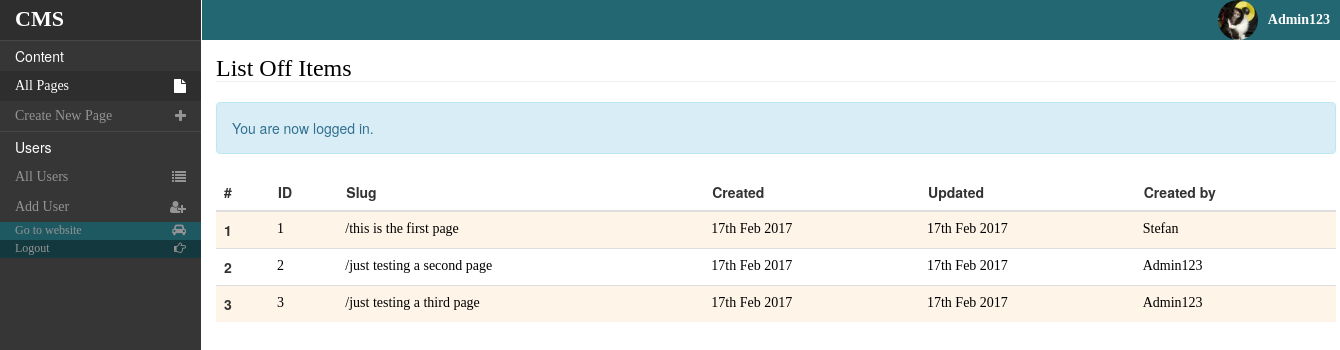
The app's page /admin/page/items.php (signed in) with its own data.
### tables this page shows
CREATE TABLE `users` (
  `id` int(11) NOT NULL,
  `name` varchar(50) NOT NULL,
  `last_name` varchar(50) NOT NULL,
  `username` varchar(50) NOT NULL,
  `img` varchar(200) DEFAULT NULL,
  `password` varchar(64) NOT NULL,
  `salt` varchar(32) NOT NULL,
  `joined` datetime DEFAULT NULL
);

CREATE TABLE `articles` (
  `id` int(11) NOT NULL,
  `title` varchar(50) NOT NULL,
  `body` text NOT NULL,
  `subtitle` varchar(200) NOT NULL,
  `slug` varchar(50) NOT NULL,
  `img` varchar(100) NOT NULL,
  `user_id` int(11) NOT NULL,
  `created` timestamp NOT NULL DEFAULT CURRENT_TIMESTAMP ON UPDATE CURRENT_TIMESTAMP,
  `updated` date DEFAULT NULL
);

### app/classes/DB.php (called while the page is built, shortened)
<?php
class DB{
    public $_db;
    private $_results = null;
    private static $_instance = null;
    public function __construct(){
        try{
            $this->_db = new PDO('mysql:host='.config('mysql','host').'; dbname='.config('mysql', 'dbname'), config('mysql', 'username'), config('mysql', 'password'));
        } catch(PDOException $e){
            echo $e->getMessage();
        }
    }
    public static function getInstance(){
        if(!(isset(self::$_instance))){
            self::$_instance = new DB();
        }
        return self::$_instance;
    }
    public function bind($prepare, $fields){
        if(!is_assoc($fields)){
            $i = 0;
            foreach($fields as $value){
                $prepare->bindValue($fields[$i], $fields[$i+2]);
            }
        }else{
            foreach($fields as $key=>$value){
                $prepare->bindValue($key, $value);
            }
        }
    }
    public function query($table, $fields = null){
        if($fields){
            if(!is_assoc($fields)){
                $key = $fields[0];
                $operator = $fields[1];
                $query = "SELECT * FROM {$table} WHERE {$key} {$operator} :$key";
            }
        }elseif(str_word_count($table) == 1){
            $query = "SELECT * FROM {$table}";
        }else{
            $query = $table;
        }
        $prepare = $this->_db->prepare($query);
        return $prepare;
    }
    public function get($table, $fields = null){
        $prepared = $this->query($table, $fields);
        if($fields){
            $this->bind($prepared, $fields);
        }
        $prepared->execute();
        $this->_results = $prepared->fetchAll(PDO::FETCH_OBJ);
        return $this;
    }
    public function results(){
        return $this->_results;
    }
    public function first(){
        return $this->_results[0];
    }
}

### app/classes/Session.php (called while the page is built, shortened)
<?php
class Session{
    public static function exists($name){
        return isset($_SESSION[config('session', $name)]) ? true : false;
    }
    public static function get($name){
        return $_SESSION[config('session', $name)];
    }
}

### app/classes/User.php (called while the page is built, shortened)
<?php
class User{
    private $_db;
    public function __construct(){
        $this->_db = DB::getInstance();
    }
    public function getAvatar($id){
        $profile = $this->_db->get('users', array('id', '=', $id));
        if($profile->first()->img){
            $im = str_replace('../', '', $profile->first()->img);
            return APP_URL . $im;
        }else{
            return "https://www.gravatar.com/avatar/?d=mm";
        }
    }
}

### app/classes/Date_Time.php (called while the page is built)
<?php
class Date_Time extends DateTime{
    public static function get($value){
        if($value){
            $value = new DateTime($value);
            return $value->format('jS M Y');
        }
        return false;
    }
}

### admin/page/items.php (the view, shortened to what this page needs)
<?php require_once '../../app/init.php'; require_once '../parts/header.php';
$articles = DB::getInstance()->get('articles');
$i = 1;
?>
    <h3 class="title">List Off Items</h3>
    <hr>
    <table class="table items-table">
        <thead>
        <tr>
            <th>#</th>
            <th>ID</th>
            <th>Slug</th>
            <th>Created</th>
            <th>Updated</th>
            <th>Created by</th>
        </tr>
        </thead>
        <tbody>
        <?php foreach($articles->results() as $result): ?>
            <tr>
                <th scope="row"><?php echo $i; ?></th>
                <td><a href="update.php?id=<?php echo $result->id; ?>"><?php echo $result->id; ?></a></td>
                <td><a href="update.php?id=<?php echo $result->id; ?>"><?php echo "/" . $result->slug; ?></a></td>
                <td><a href="update.php?id=<?php echo $result->id; ?>"><?php echo Date_Time::get($result->created); ?></a></td>
                <td><a href="update.php?id=<?php echo $result->id; ?>"><?php echo Date_Time::get($result->updated); ?></a></td>
                <?php $user = DB::getInstance()->get('users', array('id', '=', $result->user_id)); ?>
                <td><a href="update.php?id=<?php echo $result->id; ?>"><?php echo $user->first()->username; ?></a></td>
            </tr>
            <?php $i++;; ?>
        <?php endforeach; ?>
        </tbody>
    </table>
<?php require_once '../parts/footer.php'; ?>

### admin/parts/header.php (shortened to what this page needs)
<!DOCTYPE html>
<html>
<head>
    <link rel="stylesheet" href="<?php echo APP_URL . "app/css/style.css" ?>">
    <link rel="stylesheet" href="https://maxcdn.bootstrapcdn.com/bootstrap/3.3.7/css/bootstrap.min.css">
    <link rel="stylesheet" href="<?php echo APP_URL . "app/font-awesome/css/font-awesome.min.css" ?>">
    <link rel="stylesheet" href="<?php echo APP_URL . "app/js/jquery-ui/jquery-ui.css" ?>">
    <link rel="stylesheet" href="<?php echo APP_URL . "app/js/jquery-ui/jquery-ui.structure.css" ?>">
    <link rel="stylesheet" href="<?php echo APP_URL . "app/js/jquery-ui/jquery-ui.theme.css" ?>">
</head>
<body>
<?php
$u = new User();
$user = DB::getInstance()->get('users', array('id', '=', Session::get('session_name')));
?>
<div class="header-admin">
    <?php include 'sidebar.php'; ?>
    <div class="hdr">
        <a class="user" href="http://localhost/CMS/admin/user/profile.php?user_id=<?php echo $user->first()->id; ?>">
            <span><?php echo $user->first()->username; ?></span>
            <div class="for-img">
                <img class="img-circle" src="<?php echo $u->getAvatar($user->first()->id); ?>">
            </div>
        </a>
    </div>
</div>
<div class="container-admin">

### app/css/style.css (style rules this page uses)
body { margin: 0; padding: 0; }
.header-admin { position: relative; }
.header-admin .hdr { position: absolute; right: 0; display: inline-block; width: 85%; height: 40px; background-color: #236772; border-left: 1px solid white; }
.header-admin .hdr a { text-decoration: none; color: white; font-weight: bold; font-family: Candara; float: right; display: inline-block; }
.header-admin .hdr a span { padding: 10px; float: right; }
.header-admin .hdr a .for-img { width: 40px; height: 40px; float: right; overflow: hidden; margin-left: 10px; }
.header-admin .hdr a .for-img img { width: 100%; height: 100%; }
.container-admin { width: 1150px; height: 500px; position: relative; left: 15%; top: 40px; padding: 15px; }
.container-admin .title, .container-admin hr { margin: 0; font-family: Candara; color: black; }
.container-admin hr { margin-bottom: 20px; }
.items-table tbody tr td { padding: 0 !important; }
.items-table tbody tr td a { display: block; width: 100%; padding: 7px; text-decoration: none; font-family: Candara; color: black; }
.items-table tbody tr:nth-child(odd) { background-color: rgba(252, 226, 194, 0.38); }

### records on screen
users: username "Admin123", id+img (picture)
articles: id "1", slug "this is the first page", created "17th Feb 2017", updated "17th Feb 2017", user.username "Stefan"
articles: id "2", slug "just testing a second page", created "17th Feb 2017", updated "17th Feb 2017", user.username "Admin123"
articles: id "3", slug "just testing a third page", created "17th Feb 2017", updated "17th Feb 2017", user.username "Admin123"

### other values on screen
Session::get('message_name') "You are now logged in."
